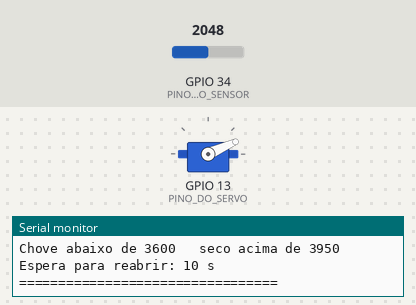
Simulated run of this sketch. Board: ESP32. Shown: servo, the last lines printed to the serial monitor. Inputs (shaded band) come from the test bench; at power-on: GPIO 34 (PINO_DO_SENSOR) = 2048 (analog values on the 0–4095 scale). Servo pulses on a pin are drawn as a servo (544–2400 µs = 0–180°).

Above: at 1.9 s.
At 4.4 s:
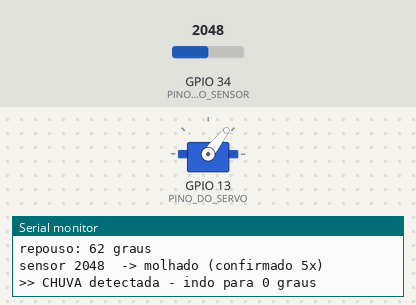
4.5 s: GPIO 34 (PINO_DO_SENSOR) set to 3881
At 7.2 s:
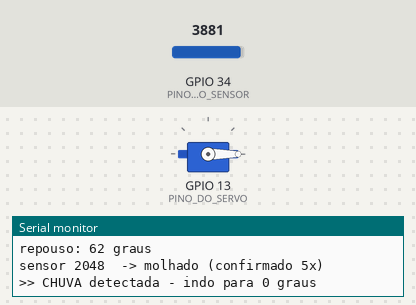
7.5 s: GPIO 34 (PINO_DO_SENSOR) set to 4023
Timing chart, 0 to 10.5 s (numbered marks = the images above; inputs shaded):
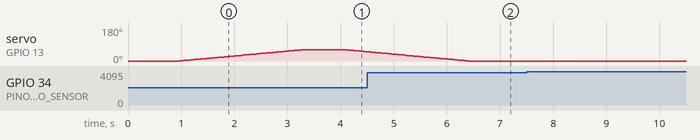

The sketch:

casa.ino
```cpp
const int PINO_DO_SERVO = 13;
const int PINO_DO_SENSOR = 34;

const int ANGULO_SEM_CHUVA = 62;
const int ANGULO_COM_CHUVA = 0;

const int LIMIAR_CHUVA = 3600;
const int LIMIAR_SECO = 3950;

const unsigned long ESPERA_PARA_ABRIR_MS = 10000;
const int MS_POR_GRAU = 40;

const int PULSO_MINIMO = 500;
const int PULSO_MAXIMO = 2400;
const int FREQUENCIA = 50;
const int RESOLUCAO = 16;
const int AMOSTRAS = 15;
const int CONFIRMACOES = 5;
const unsigned long INTERVALO_DA_LEITURA_MS = 200;

int anguloAtual = -1;
int votosMolhado = 0;
int votosSeco = 0;
bool estaChovendo = false;
bool naPosicaoDeChuva = false;
unsigned long secouDesde = 0;
unsigned long ultimaLeitura = 0;

int dutyDoAngulo(int angulo) {
  long pulso = map(angulo, 0, 180, PULSO_MINIMO, PULSO_MAXIMO);
  long periodo = 1000000L / FREQUENCIA;
  return pulso * ((1L << RESOLUCAO) - 1) / periodo;
}

int dentroDoCurso(int angulo) {
  int menor = min(ANGULO_SEM_CHUVA, ANGULO_COM_CHUVA);
  int maior = max(ANGULO_SEM_CHUVA, ANGULO_COM_CHUVA);
  if (angulo < menor) {
    return menor;
  }
  if (angulo > maior) {
    return maior;
  }
  return angulo;
}

void moverPara(int alvo) {
  alvo = dentroDoCurso(alvo);
  if (anguloAtual < 0) {
    anguloAtual = alvo;
    ledcWrite(PINO_DO_SERVO, dutyDoAngulo(alvo));
    return;
  }
  int passo = (alvo > anguloAtual) ? 1 : -1;
  while (anguloAtual != alvo) {
    anguloAtual += passo;
    ledcWrite(PINO_DO_SERVO, dutyDoAngulo(anguloAtual));
    delay(MS_POR_GRAU);
  }
}

void reagirAChuva() {
  Serial.print(">> CHUVA detectada - indo para ");
  Serial.print(ANGULO_COM_CHUVA);
  Serial.println(" graus");
  moverPara(ANGULO_COM_CHUVA);
  naPosicaoDeChuva = true;
}

void voltarAoRepouso() {
  Serial.print(">> seco ha 10s - voltando para ");
  Serial.print(ANGULO_SEM_CHUVA);
  Serial.println(" graus");
  moverPara(ANGULO_SEM_CHUVA);
  naPosicaoDeChuva = false;
}

int lerSensor() {
  int v[AMOSTRAS];
  for (int i = 0; i < AMOSTRAS; i++) {
    v[i] = analogRead(PINO_DO_SENSOR);
    delay(2);
  }
  for (int i = 1; i < AMOSTRAS; i++) {
    int chave = v[i];
    int j = i - 1;
    while (j >= 0 && v[j] > chave) {
      v[j + 1] = v[j];
      j--;
    }
    v[j + 1] = chave;
  }
  return v[AMOSTRAS / 2];
}

void setup() {
  Serial.begin(115200);
  analogReadResolution(12);
  ledcAttach(PINO_DO_SERVO, FREQUENCIA, RESOLUCAO);
  delay(400);

  Serial.println();
  Serial.println("=== CASA COM TELHADO NA CHUVA ===");
  Serial.print("Sem chuva (repouso): ");
  Serial.print(ANGULO_SEM_CHUVA);
  Serial.print(" graus   Com chuva: ");
  Serial.print(ANGULO_COM_CHUVA);
  Serial.println(" graus");
  Serial.print("Chove abaixo de ");
  Serial.print(LIMIAR_CHUVA);
  Serial.print("   seco acima de ");
  Serial.println(LIMIAR_SECO);
  Serial.print("Espera para reabrir: ");
  Serial.print(ESPERA_PARA_ABRIR_MS / 1000);
  Serial.println(" s");
  Serial.println("=================================");

  anguloAtual = ANGULO_COM_CHUVA;
  ledcWrite(PINO_DO_SERVO, dutyDoAngulo(ANGULO_COM_CHUVA));
  delay(400);
  moverPara(ANGULO_SEM_CHUVA);
  Serial.print("repouso: ");
  Serial.print(ANGULO_SEM_CHUVA);
  Serial.println(" graus");
}

void loop() {
  if (millis() - ultimaLeitura < INTERVALO_DA_LEITURA_MS) {
    return;
  }
  ultimaLeitura = millis();

  int valor = lerSensor();

  if (valor < LIMIAR_CHUVA) {
    votosMolhado++;
    votosSeco = 0;
  } else if (valor > LIMIAR_SECO) {
    votosSeco++;
    votosMolhado = 0;
  }

  if (!estaChovendo && votosMolhado >= CONFIRMACOES) {
    estaChovendo = true;
    Serial.print("sensor ");
    Serial.print(valor);
    Serial.print("  -> molhado (confirmado ");
    Serial.print(CONFIRMACOES);
    Serial.println("x)");
  } else if (estaChovendo && votosSeco >= CONFIRMACOES) {
    estaChovendo = false;
    secouDesde = millis();
    Serial.print("sensor ");
    Serial.print(valor);
    Serial.print("  -> secou (confirmado ");
    Serial.print(CONFIRMACOES);
    Serial.println("x), contando 10s");
  }

  if (estaChovendo && !naPosicaoDeChuva) {
    reagirAChuva();
  }

  if (!estaChovendo && naPosicaoDeChuva) {
    if (millis() - secouDesde >= ESPERA_PARA_ABRIR_MS) {
      voltarAoRepouso();
    }
  }
}
```
